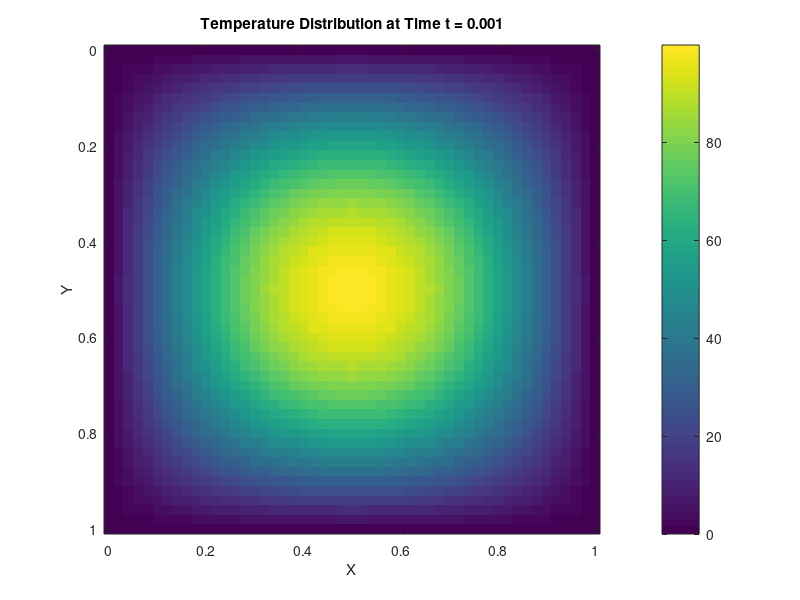

The MATLAB source for this figure: (Note: this script raises an error after producing the figure.)
% Parameters
L = 1; % Length of the domain (square domain)
N = 51; % Number of grid points in both x and y directions
alpha = 0.1; % Thermal diffusivity
dh = L / (N-1); % Grid spacing (dx = dy = dh)
dt = 0.001; % Time step
gamma = dt*alpha/dh^2;
n_steps = 500; % Number of time steps

% Discretized spatial domain
x = linspace(0, L, N);
y = linspace(0, L, N);
[X, Y] = meshgrid(x, y);

% Initial temperature distribution
initial_condition_func = @(X, Y) 100*sin(pi * X) .* sin(pi * Y); % Initial condition
exact_solution = @(X, Y, t) 100*sin(pi * X) .* sin(pi * Y)*exp(-2*alpha*pi^2*t); % Exact solution
T = initial_condition_func(X, Y);

% Boundary condition
T(1,:) = 0;
T(N,:) = 0;
T(:,1) = 0;
T(:,N) = 0;

% Error
error = zeros(1, n_steps);

% Start timing
tic;

% Construct the coefficient matrix
A = speye(N^2);

for i = 2:N-1
    for j = 2:N-1
        l = (i-1)*N+j;
        A(l, l) = 1 + 4*gamma;
        A(l, l-1) = -gamma;
        A(l, l+1) = -gamma;
        A(l, l-N) = -gamma;
        A(l, l+N) = -gamma;
    end
end

% Create a figure for the plot
figure;

for n = 1:n_steps
    % Reshape T to a column vector
    T_vec = T(:);

    % Solve the linear system
    T_vec_new = A \ T_vec;

    % Reshape the solution back to a matrix
    T = reshape(T_vec_new, N, N);

    % Calculate the exact solution
    T_exact = exact_solution(X, Y, n*dt);

    % Calculate the percentage difference
    percentage_diff = abs((T(2:end-1, 2:end-1) - T_exact(2:end-1, 2:end-1)) ./ T_exact(2:end-1, 2:end-1))*100;
    error(n) = mean(percentage_diff, 'all');

    % Plot the temperature distribution
    imagesc(x, y, T);
    title(['Temperature Distribution at Time t = ', num2str(n*dt)]);
    xlabel('X');
    ylabel('Y');
    colorbar;
    clim([0, 100]); % Keep the temperature scale constant
    axis equal tight;
    drawnow;
end

% Stop timing
time = toc;

% Display the running time
fprintf('Running time for Implicit method: %.6f seconds\n', time);

% Plot error difference over time
figure(2);
plot(1:n_steps, error);
xlabel('Time Steps');
ylabel('Percentage');
title('Error over Time');